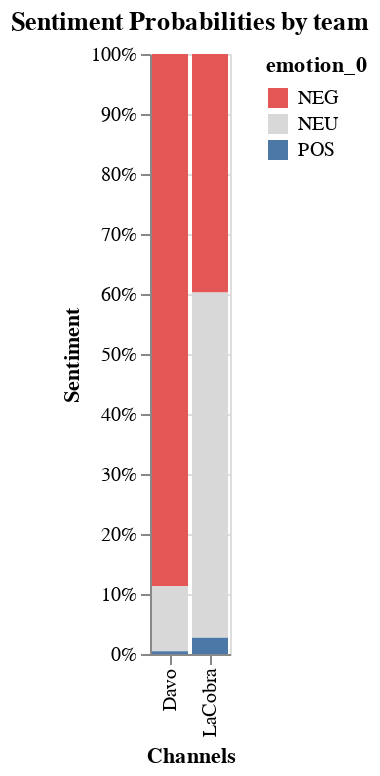

Source (Vega-Lite JSON):
### Vega-Lite specification from a JSON file in a GitHub repository (floating-point values rounded to 4 significant figures)
{"config": {"view": {"continuousWidth": 300, "continuousHeight": 300}}, "data": {"name": "data-1ef7c70f55ab0342113de71bd2c51446"}, "mark": {"type": "bar", "tooltip": true}, "encoding": {"color": {"field": "emotion_0", "scale": {"domain": ["NEG", "NEU", "POS"], "range": ["#e45756", "#D7D8D7", "#4c78a8"]}, "type": "nominal"}, "x": {"field": "team", "title": "Channels", "type": "nominal"}, "y": {"aggregate": "sum", "field": "value", "stack": "normalize", "title": "Sentiment", "type": "quantitative"}}, "title": "Sentiment Probabilities by team", "width": "container", "$schema": "https://vega.github.io/schema/vega-lite/v5.6.1.json", "datasets": {"data-1ef7c70f55ab0342113de71bd2c51446": [{"team": "Davo", "emotion_0": "NEG", "value": 0.8873}, {"team": "LaCobra", "emotion_0": "NEG", "value": 0.3977}, {"team": "Davo", "emotion_0": "NEU", "value": 0.1083}, {"team": "LaCobra", "emotion_0": "NEU", "value": 0.5752}, {"team": "Davo", "emotion_0": "POS", "value": 0.004467}, {"team": "LaCobra", "emotion_0": "POS", "value": 0.02709}]}, "transform": [{"aggregate": [{"op": "sum", "field": "value", "as": "value"}], "groupby": ["team", "emotion_0"]}]}
